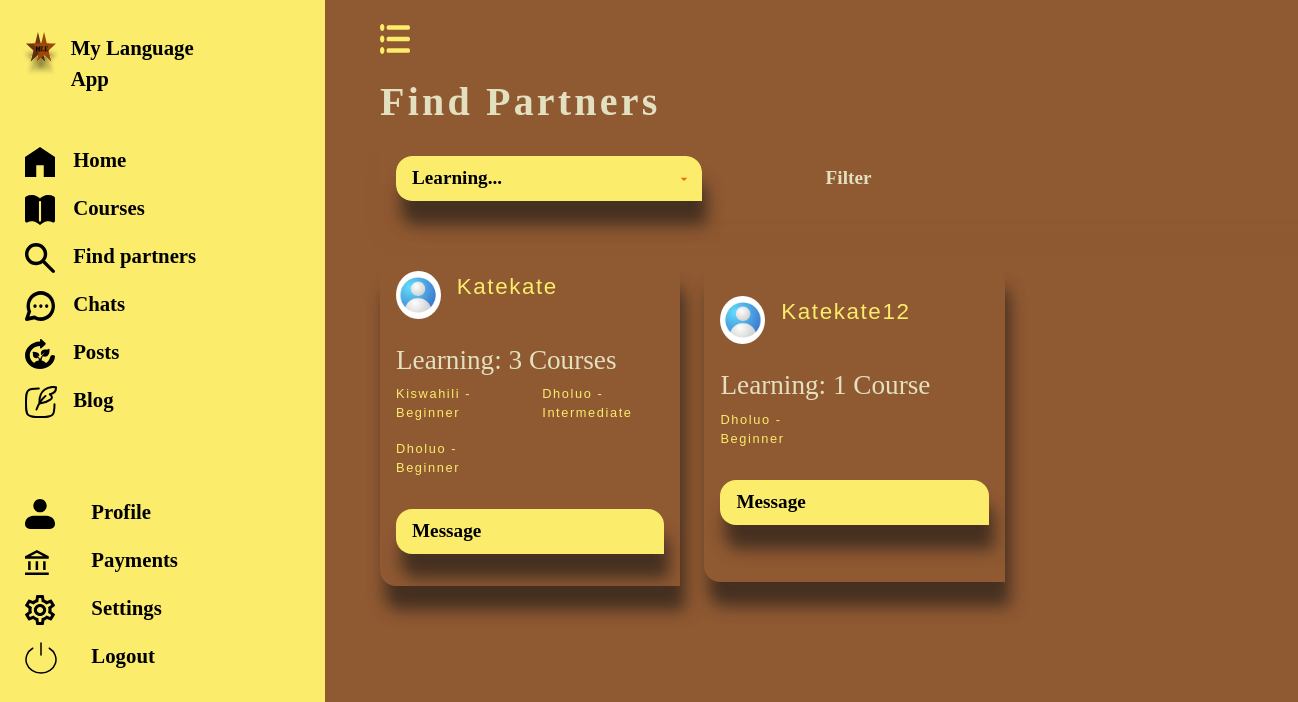
The app's page /find-partners/ (signed in) with its own data.
### lang_app/models.py (models this page shows, shortened)
class MyUser(AbstractUser):
    email = models.EmailField(unique=True)
    country=models.CharField(max_length=30)
    city = models.CharField(max_length=30, null=True, blank=True)
    device_info = models.CharField(max_length=30,null=True, blank=True)
    display_name=CharField(unique=True, max_length=255, blank=True, null=True)
    phone_number = models.CharField(unique=True, max_length=255, blank=True, null=True)
    profile_picture = models.ImageField(upload_to='profile_pictures', blank=True, null=True)
    slug = AutoSlugField(populate_from=user_slug_populate, unique=True, always_update=False, editable=False, max_length=255)
    objects = CustomUserManager()
    USERNAME_FIELD = 'email'
    REQUIRED_FIELDS = ['username']

class EnrolledCourses(models.Model):
    course_name=models.ForeignKey(Course,on_delete=models.CASCADE, related_name='courses')
    course_level =models.CharField(choices=LEVEL_CHOICES, max_length=255, default='beginner')
    student=models.ForeignKey(MyUser,on_delete=models.CASCADE, related_name='students')
    enrolment_date=models.DateTimeField(auto_now_add=True)
    is_enrolled=models.BooleanField(default=False)
    is_completed=models.BooleanField(default=False)
    completion_date=models.DateTimeField(blank=True, null=True)
    slug = AutoSlugField(populate_from=enroll_slug_populate, unique=True, always_update=False, editable=False)
    class Meta:
        unique_together = ('student', 'course_name', 'course_level')

class Course(models.Model):
    course_name=models.CharField(max_length=255)
    course_level=models.CharField(choices=LEVEL_CHOICES, max_length=255, default='beginner')
    instructor_name=models.CharField(max_length=255)
    difficulty = models.IntegerField(choices=DIFFICULTY_CHOICES, default=1)
    slug = AutoSlugField(populate_from=course_slug_populate, unique=True, always_update=False, editable=False)
    class Meta:
        ordering = ['course_name','difficulty']

### lang_app/views.py (the view, shortened to what this page needs)
# urls.py: path('find-partners/', views.find_partners, name='find-partners'),
@login_required
def find_partners(request):
    languages = (
        Course.objects
        .values('course_name')
        .annotate(min_id=Min('id'))
        .order_by('course_name')
    )
    users = MyUser.objects.filter(
        id__in=EnrolledCourses.objects.values('student').distinct().exclude(student=request.user)
    ).prefetch_related(
        Prefetch(
            'students',
            queryset=EnrolledCourses.objects.select_related('course_name')
            .order_by('-enrolment_date'),
            to_attr='user_courses'
        )
    )
    query=request.GET.get('q')
    context={"users":users,"languages":languages, "query":query}
    return render(request, 'find-partners.html', context)

### lang_app/templates/find-partners.html (shortened to what this page needs)
{% extends 'dashboard-base.html' %}
{% load static %}
{% block content %}
    <h2>Find Partners</h2>
    <div class="">
        <form action="" method="get" class="search-form">
            <div class="col-md-4">
                <select name="q" id="" class="form-control sign-in-btn-new">
                    <option value="" disabled selected>Learning...</option>
                </select>
            </div>
             <div class="col-md-3">
                <button type="submit" class=" form-control sign-in-btn-new search-submit" id="search-submit">Filter</button>
            </div>
        </form>
    </div>
    <div class="row mt-5 blogs">
    {% for user in users %}
    <div class="col-md-4 justify-content-between mb-4">
    <div class="course-items">
        <div class="update-photo align-items-center">
        <div class="col-md-2">
            {% if user.profile_picture %}
                 <img src="{{ user.profile_picture.url }}" alt="photo" class="img-fluid display-pic">
            {% else %}
                 <img src="{% static 'images/dp.jpg' %}" alt="photo" class="img-fluid display-pic">
            {% endif %}
        </div>
        <div class="col-md-6">
                <div class=""><p class="a-link">{{ user.display_name|capfirst }}</p></div>
        </div>
    </div>
          <h4 class="mt-4"> Learning:
              {{ user.user_courses|length }}
              {% if user.user_courses|length == 1 %}
                   Course
              {% else %}
                   Courses
              {% endif %}
          </h4>
    <div class="row">
         {% for course in user.user_courses %}
             <div class="col-md-6">
                 <p class="a-link small-date">{{ course.course_name.course_name }} - {{ course.course_level|capfirst }}</p>
             </div>
         {% endfor %}
    </div>
          <a href="{% url 'message-partners' user.slug %}" class="sign-in-btn-new mt-3">Message</a>
    </div>
        </div>
        {% empty %}
        {% if query %}
            <p>No partners learning <strong>{{ query }}</strong> at the moment</p>
        {% else %}
            <p>No partners available at the moment</p>
        {% endif %}
    {% endfor %}
    </div>
{% endblock %}

### lang_app/static/css/base.css (style rules this page uses)
body { background-color: #8F5932; min-height: 100vh; }
a { text-decoration: none; color: black; }
h2,h3 { color: #E3E0C0; letter-spacing: 0.2rem; }
h2 { font-size: 2.5rem; font-weight: 700; }
h4 { font-size: 1.7rem; color: #E3E0C0; }
p { font-family: "Poppins", sans-serif; font-size: 1.4rem; letter-spacing: 0.1rem; color: #E3E0C0; }
.sign-in-btn-new { background-color: #FBEC6C; padding: 0.5rem 1rem 0.5rem 1rem; border-radius: 1rem 1rem 0 1rem; box-shadow: 0.3rem 1.5rem 1rem #453021; color: #000000; font-weight: 600; font-size: 1.2rem; }
.course-items { background-color: #8F5932; border-radius: 1rem 1rem 0 1rem; box-shadow: 0.3rem 1.5rem 1rem #453021; padding: 0.5rem 1rem 2rem 1rem; min-height: 20rem; justify-content: center; display: flex; flex-direction: column; }
form { min-width: 60%; min-height: 100vh; }
.form-control { margin-top: 0.6rem; outline: none; border: none; }
.a-link { color: #FBEC6C; }
.search-form { display: flex; gap: 2rem; align-items: center; min-height: 5rem !important; background-color: #8F5932; padding: 0.5rem 1rem 0.5rem 1rem; border-radius: 1rem 1rem 0 1rem; box-shadow: 0.3rem 1.5rem 1rem #8F5932; }
.search-submit { background-color: #8F5932; color: #E3E0C0; box-shadow: none; }
.small-date { font-size: 0.8rem; }
.display-pic { height: 3rem; width: 3rem; border-radius: 50%; object-fit: cover; }
.update-photo { display: flex; gap: 1rem; }
select { cursor: pointer; background-repeat: no-repeat; background-position: right 10px center; }
select option { background-color: #8F5932 !important; color: #E3E0C0; }

### records on screen
MyUser: display_name "Katekate", user_courses|length "3", shows "Courses"
EnrolledCourses: course_name.course_name "Kiswahili", course_level "Beginner"
EnrolledCourses: course_name.course_name "Dholuo", course_level "Intermediate"
EnrolledCourses: course_name.course_name "Dholuo", course_level "Beginner"
MyUser: display_name "Katekate12", user_courses|length "1", shows "Course"
EnrolledCourses: course_name.course_name "Dholuo", course_level "Beginner"
